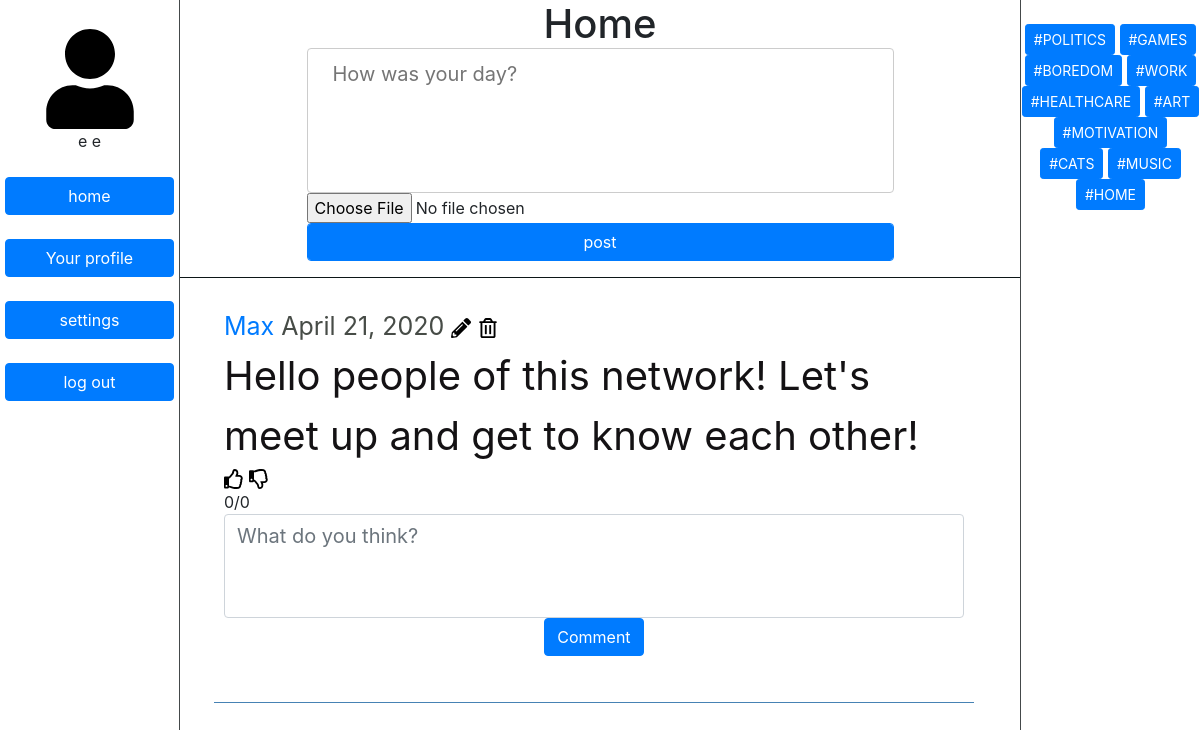
Screenshot of / (signed in) with the database file from the repository.
### social/models.py (models this page shows, shortened)
class Post(models.Model):
    post_text = models.CharField(max_length=200)
    user = models.ForeignKey(User, on_delete=models.CASCADE)
    pub_date = models.DateTimeField('Publication Date')
    image = models.ImageField(upload_to='post-images', blank=True)
    def get_readable_date(self):
        return self.pub_date.strftime("%B %d, %Y")

### social/views/index.py (the view)
# urls.py: path('', views.index, name='index'),
def index(request):
    if request.user.is_authenticated:
        posts = Post.objects.filter(pub_date__lte=timezone.now()).order_by('-pub_date')[::1]
        last_post = Post.objects.get_queryset().last()
        return render(request, 'social/index.html', {'latest_posts_list':posts, 'latest_post':last_post, 'postform':Post_form(), 'editform':Edit_form(), 'commentform':Comment_form()})
    return redirect('/login')

### social/forms.py
class Post_form(forms.Form):
    post_text = forms.CharField(min_length=1, max_length=200, widget=forms.Textarea(attrs={'placeholder': 'How was your day?', 'id': 'post-field', 'class':'post-input'}))
    post_image = forms.ImageField(required=False)
    post_image.widget.attrs.update({'class': 'form-control-file'})

class Edit_form(forms.Form):
    id = forms.IntegerField(widget=forms.Textarea(attrs={'id': 'edit-id'}))
    new_text = forms.CharField(min_length=1, max_length=200, widget=forms.Textarea(attrs={'placeholder': 'Edit field', 'id': 'edit-field'})) # TODO

### social/templatetags/tags.py (called while the page is built)
@register.simple_tag
def total_likes(post):
    return Like.objects.filter(liked_post=post).count()

@register.simple_tag
def total_dislikes(post):
    return Dislike.objects.filter(disliked_post=post).count()

### social/templates/social/index.html
{% extends 'social/base.html' %}
{% load staticfiles %}
{% load tags %}
{% block content %}
<h1 class="center">Home</h1>
<div class="homecenter">
  <form method="post" onsubmit="publishPost()">
    {{ postform.post_text }}
    <div>
      {{ postform.post_image }}
      <button class="form-control btn btn-primary" type="submit">post</button>
    </div>
  </form>
</div>
{% endblock %}

### social/templates/social/base.html (shortened to what this page needs)
<html>
  <head>
    {% load static %}
    {% load tags %}
    <link rel="stylesheet" type="text/css" href="{% static 'social/style.css' %}">
    <link rel="stylesheet" href="https://maxcdn.bootstrapcdn.com/bootstrap/4.0.0/css/bootstrap.min.css">
  </head>
  <body>
    <main>
      <div class="left-sidebar">
        <div class="content">
          <br>
          <div>
            {% if loggeduserpfp %}
              <img class="pfp" style="margin: 0 auto;" src="/media/{{ pfp.profile_picture }}" alt="{{ theuser.username }}'s profile picture">
            {% else %}
              <img class="pfp" style="margin: 0 auto;" src="{% static 'icons/user.svg' %}" alt="user">
            {% endif %}
          </div>
          <div>
            {% if user.first_name %}{{ user.first_name }}{% endif %} {% if user.last_name %}{{ user.last_name }}{% endif %}
          </div>
          <div>
            <div>
              <br>
              <a class="btn btn-primary btn-block" href="/" role="button">home</a>
              <br>
              <a class="btn btn-primary btn-block" href="/user/{{ user.pk }}" role="button">Your profile</a>
              <br>
              <a class="btn btn-primary btn-block" href="/settings" role="button">settings</a>
              <br>
              <a class="btn btn-primary btn-block" href="/logout" role="button">log out</a>
            </div>
          </div>
        </div>
      </div>
      <div class="right-sidebar">
        <div class="second-content">
          <br>
          <button class="btn btn-primary btn-sm">#POLITICS</button>
          <button class="btn btn-primary btn-sm">#GAMES</button>
          <button class="btn btn-primary btn-sm">#BOREDOM</button>
          <button class="btn btn-primary btn-sm">#WORK</button>
          <button class="btn btn-primary btn-sm">#HEALTHCARE</button>
          <button class="btn btn-primary btn-sm">#ART</button>
          <button class="btn btn-primary btn-sm">#MOTIVATION</button>
          <button class="btn btn-primary btn-sm">#CATS</button>
          <button class="btn btn-primary btn-sm">#MUSIC</button>
          <button class="btn btn-primary btn-sm">#HOME</button>
        </div>
      </div>
      {% block content %}
      {% endblock %}
    <div class="center" style="border-top: #0C1617 solid 1px;">
      <ul id="posts">
        {% for post in latest_posts_list %}
        <li class="post" id="post{{ post.pk }}" style="border-bottom: 1px steelblue solid; width: 65.5%; margin-left:15%">
          <div style="text-align: left; font-size: 25px">
            <a href="{% url 'social:user' post.user.pk %}"><span>{{ post.user.username }}</span></a>
            <span style="color: rgb(71, 76, 71)">{{ post.get_readable_date }}</span>
            {% if post.user == user %}
            <img class="main" src="{% static 'icons/pencil-alt.svg' %}" onclick="toggleVisibility('edit{{ post.pk }}');">
            <img class="main" alt="delete" src="{% static 'icons/trash-alt.svg' %}" onclick="toggleVisibility('delete{{ post.pk }}');">
          {% endif %}
          </div>
          <div class="post-text" id="post_text{{ post.pk }}">{{ post.post_text }}</div>
          <div style="text-align: left;">
            <img class="main" alt="like" src="{% static 'icons/thumbs-up.svg' %}" onclick="like({{ post.pk }})">
            <img class="main" alt="dislike" src="{% static 'icons/thumbs-down.svg' %}" onclick="dislike({{ post.pk }}">
            <br>
            <span id="total_likes{{ post.pk }}">{% total_likes post %}</span>/<span id="total_dislikes{{ post.pk }}">{% total_dislikes post %}</span>
          </div>
          <span id="comment_in_reply{{ post.pk }}">
            <form onsubmit="commentInReply({{ post.pk }})">
              {{ commentform }}
              <button class="btn btn-primary" type="submit">Comment</button>
            </form>
          </span>
        {% endfor %}
        </ul>
      </div>
    </main>
  </body>
</html>

### social/static/social/style.css (style rules this page uses)
body { background-color: white; color: #1b1919; }
img.pfp { height: 100; width: 100; border-radius: 4%; display: block; }
.left-sidebar { width: 15%; background-color:white; position: fixed; height: 100%; border-right: 1.5px solid #44494a; text-align: center !important; }
.right-sidebar { margin: 0px; width: 15%; position: fixed; top: 0; right: 0; height: 100%; text-align: left; background-color: white; border-left: 1.5px solid #44494a; }
div.content { height: 1000px; word-wrap: break-word; text-align: center; padding: 5px; }
div.second-content { height: 1000px; word-wrap: break-word; text-align: center !important; }
.center { margin: 0 auto; text-align: center; }
.homecenter { margin: 0 auto; text-align: center; display: flex; align-items: center; justify-content: center; }
ul { list-style-type: none; }
li.post { padding: 30px 10px; margin-bottom: 50px; }
img.main { width: 20px; height: 20px; }
div.post-text { color: #141214; font-size: 40px; text-align: left; }
.post-input { height: 145px; font-size: 20px; }
.comment-input { font-size: 20px !important; }
textarea { resize: none !important; padding-top: 10px; padding-bottom: 10px; padding-left: 25px; padding-right: 25px; border: 1.5px solid #ccc; border-radius: 4px; }

### rows the page displays
Post: user.username "Max", get_readable_date "April 21, 2020", post_text "Hello people of this network! Let's meet up and get to know each other!", id "0"

### other values shown
{{ user.first_name }} "e"
{{ user.last_name }} "e"
